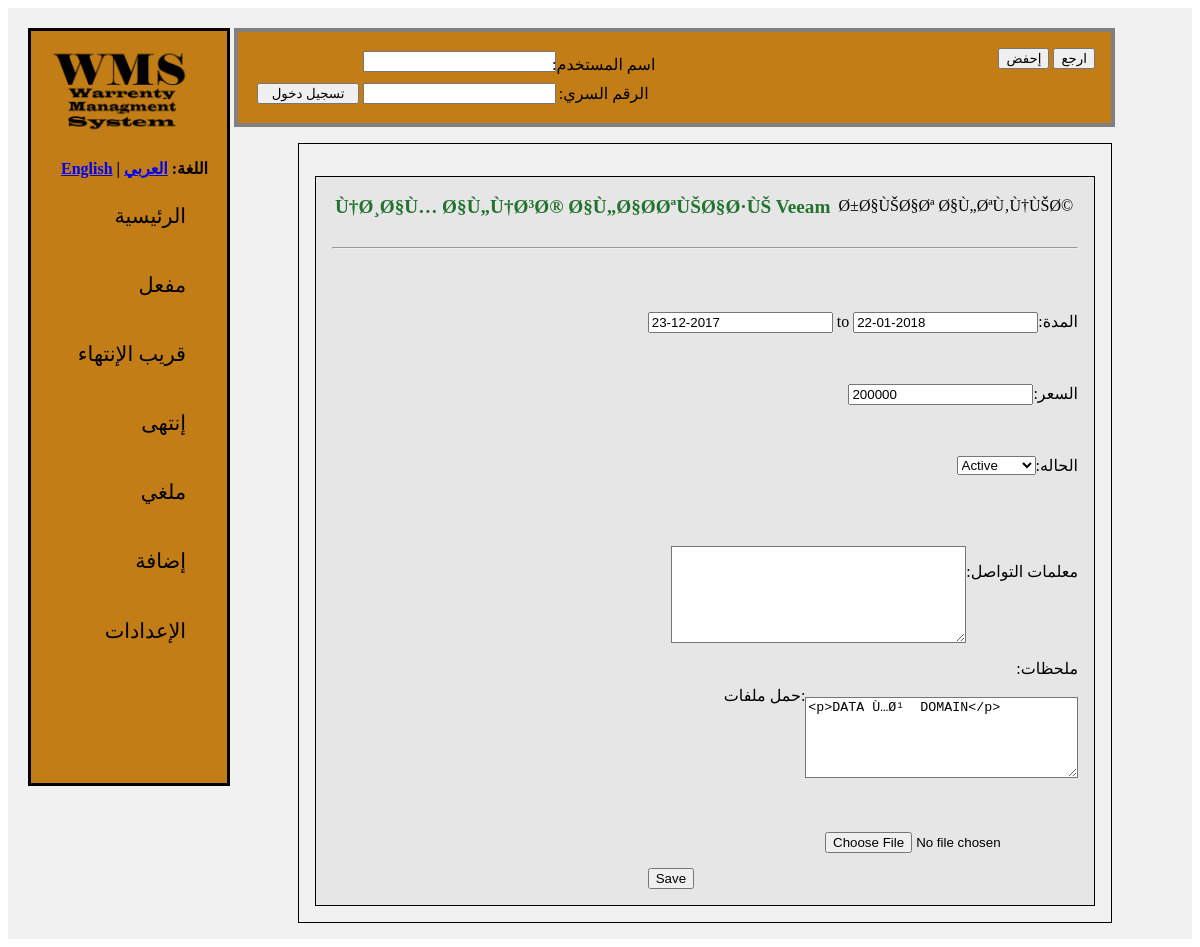
Page /ar/add_entry.php?warranty_id=1 on the committed database.
### tables this page shows
CREATE TABLE `warranty_entries` (
  `id` int(11) NOT NULL,
  `warranty_id` int(11) NOT NULL,
  `product_name` varchar(255) NOT NULL,
  `company_name` varchar(255) NOT NULL,
  `status` varchar(20) NOT NULL DEFAULT 'active',
  `pending_notes` varchar(3000) NOT NULL,
  `price` varchar(50) NOT NULL,
  `contact_info` varchar(1000) NOT NULL,
  `notes` varchar(3000) NOT NULL,
  `files` varchar(1000) NOT NULL,
  `start_date` date NOT NULL,
  `end_date` date NOT NULL,
  `created_by` varchar(50) NOT NULL DEFAULT 'Unspecified',
  `creation_date` date NOT NULL
);

### ar/constants.php (called while the page is built, shortened)
<?php
function get_preferences() {
	return parse_ini_file("preferences.ini");
}
?>

### ar/search_functions.php (called while the page is built, shortened)
<?php
function search_warranties($id, $warranty_id, $product_name, $company_name, $status, $pending_notes, $price, $contact_info, $notes, $date_range, $created_by) {
	include_once 'mysql_connect.php';
	include_once 'constants.php';
	$link = connectDatabase();
	$prefs = get_preferences();
	$search_fields = "";
	$single_search = " end_date IN (SELECT MAX(end_date) FROM ".$prefs['mysql_table_warranties']." GROUP BY warranty_id)";
	if($id != "") {
		$search_fields .= " id = '".bhp($link, $id)."'";
		$single_search = "";
	} else if($warranty_id != "") {
		$search_fields .= " warranty_id = '".bhp($link, $warranty_id)."'";
		$single_search = "";
	}
	$and = "AND";
	if($search_fields == "" || $single_search == "")
		$and = "";
	$query = "SELECT * FROM ".$prefs['mysql_table_warranties']." WHERE ".$single_search." ".$and." ".$search_fields." ORDER BY end_date DESC";
	$result_set = db_query($link, "Anonymous", $query);
	return $result_set;
}
?>

### ar/mysql_connect.php (called while the page is built, shortened)
<?php
	function bhp($link, $dat) {
		return mysqli_escape_string($link, bbhp($dat));
	}
	function bbhp($dat) {
		return addslashes(stripslashes($dat));
	}
	function connectDatabase() {
		include_once "constants.php";
		$prefs = get_preferences();
		return mysqli_connect($prefs['mysql_host'], $prefs['mysql_username'], $prefs['mysql_password'], $prefs['mysql_database']);
	}
	function db_query($link, $username, $query) {
		$result = mysqli_query($link, $query);
		return $result;
	}
?>

### ar/add_entry.php (the view, shortened to what this page needs)
<!DOCTYPE html>
<html>
	<head>
	</head>
	<body>
		<div class="wrapper">
			<?php
				include_once 'header.php';
				include_once 'required_imports.php';
			?>
			<form method="POST" enctype="multipart/form-data">
				<div class="control_menu">
					<?php
					include_once 'login.php';
					?>
					<div class="actions">
						<input type="submit" value="إحفض" name="save"/>
						<input type="submit" value="ارجع" name="back"/>
					</div>
				</div>
				<div class="body_content">
					<?php
						if(isset($_GET['warranty_id']))
						{
							include_once 'mysql_connect.php';
							include_once 'search_functions.php';
							include_once 'constants.php';
							$prefs = get_preferences();
							$id = "";
							$warranty_id = bbhp($_GET['warranty_id']);
							$product_name = "";
							$company_name = "";
							$status = "";
							$pending_notes = "";
							$price = "";
							$contact_info = "";
							$notes = "";
							$date_range = "";
							$created_by = "";
							$result = search_warranties($id, $warranty_id, $product_name, $company_name, $status, $pending_notes, $price, $contact_info, $notes, $date_range, $created_by);
							$warranty = mysqli_fetch_array($result);
							$title_css = "active";
							echo '
								<input type="hidden" name="warranty_id" value="'.$warranty['warranty_id'].'">
								<input type="hidden" name="product_name" value="'.$warranty['product_name'].'">
								<input type="hidden" name="company_name" value="'.$warranty['company_name'].'">
								<div class="entry">
									<div class="content">
										<div class="header">
											<text class="title"> <a href="search.php?warranty_id='.$warranty['warranty_id'].'" class="'.$title_css.'">'.$warranty['product_name'].'</a></text>
											<text class="date">'.$warranty['company_name'].'</text>
										</div><br/><hr/><br/>
										<div class="details"><br/>
											<p style="float: right;"><text style="float: right">:المدة </text> <input type="text" name="start_date" id="start_date" value="'.date($prefs['date_format'], strtotime($warranty['end_date'])).'"/> to <input type="text" name="end_date" id="end_date" value="'.date($prefs['date_format'], strtotime("+30 days ", strtotime($warranty['end_date']))).'"/></p><br/>
											<br/><br/><br/><p style="float: right;"><text style="float: right">:السعر </text>  <input type="text" name="price" value="'.$warranty['price'].'"></input></p><br/>
											<br/><br/><br/><p style="float: right;"><text style="float: right">:الحاله </text>
												<select name="status" id="status">
													<option value="active" selected>Active</option>
													<option value="pending">Pending</option>
													<option value="expired">Expired</option>
													<option value="canceled">Canceled</option>
												</select>
											</p>
											<br/><br/><br/><br/><p style="float: right;"><div id="pending_notes"><p style="padding-left: 80%">:ملاحضات الحالة</p><textarea name="pending_notes" class="pending_notes">'.$warranty['pending_notes'].'</textarea></div></p><br/>
											<p style="float: right;"><div id="contact_info"><p style="float: right;">:معلمات التواصل</p> <textarea name="contact_info" class="contact_info">'.$warranty['contact_info'].'</textarea></div>
											<p style="float: right;"><div class="notes"><p style="float: right;">:ملحظات</p><br/><br/><br/><textarea name="notes" id="notes" class="notes">'.$warranty['notes'].'</textarea></div></p><br/>
										';
										echo '
										<br/><br/><br/><br/><br/><p style="float: right;"> حمل ملفات: </p> <div style="padding-left: 2em">
											<div style="float: right;"><br/><br/><br/><input style="float: right;" type="file" name="fileToUpload" id="fileToUpload"/></div>
										</div>
										<div style="float: left;"><br/><br/><br/><br/><br/><input style="float: right;" type="submit" value="Save" name="save"/></div>
								</div>
								<script>tinymce.init({ selector:\'textarea\' });</script>
							';
						}
					?>
				</div>
			</form>
		</div>
	</body>
</html>

### ar/style.css (style rules this page uses)
.wrapper { width: 100% - 2em; height: 100% - 2em; padding: 2vh; margin: auto; background-color: #f1f1f1; }
.body_content { margin: auto; padding: 1em; overflow: hidden; height: 100%; width: 65vw; border: solid 1px; border-color: black; }
.title a { text-decoration: none; }
.title a.active { color: #23722f; }
.entry { overflow: hidden; width: 100% - 3em; height: 100%; min-height: 50vh; padding: 1em; border: solid 1px; border-color: black; margin: auto; margin-top: 1em; background: #e6e6e6; }
.entry a { text-decoration: none; color: #236672; }
.entry .content { float: right; width: 100%; }
.entry .content .header { width: 100%; overflow: hidden; }
.entry .content .header .title { padding: 3px; color: #404040; font-size: 1.2em; font-weight: bold; float: right; }
.entry .content .header .date { float:left; padding: 0.3em; }
.entry .content .header .title a { text-decoration: none; }
.entry .content .details { margin: auto; font-size: 1em; padding-top: 0.2em; padding-left: 1em; float: right; }
.entry .content .details textarea.notes { float: right; width: 90%; height: 100%; background: white; }
.entry .content .details textarea { height: 1em; float: right; min-width: 20em; }
.entry .content .details .contact_info { float: right; min-height: 75px; }
.entry .content .details .notes { float: right; min-height: 75px; }
.control_menu { float: left; background: #c27d16; margin: auto; overflow: hidden; position: relative; //height: relative; width: 73%; border: solid 4px; //border-left: 0; border-color: gray; padding: 1em; margin-top: 4px; margin-bottom: 1em; }
.control_menu .actions { float: left; }

### style.css (style rules this page uses)
.wrapper { width: 100% - 2em; height: 100% - 2em; padding: 2vh; margin: auto; background-color: #f1f1f1; }
.body_content { margin: auto; padding: 1em; overflow: hidden; height: 100%; width: 65vw; border: solid 1px; border-color: black; }
.title a { text-decoration: none; }
.title a.active { color: #23722f; }
.entry { overflow: hidden; width: 100% - 3em; height: 100%; min-height: 50vh; padding: 1em; border: solid 1px; border-color: black; margin: auto; margin-top: 1em; background: #e6e6e6; }
.entry a { text-decoration: none; color: #236672; }
.entry .content { float: left; width: 100%; }
.entry .content .header { width: 100%; overflow: hidden; }
.entry .content .header .title { padding: 3px; color: #404040; font-size: 1.2em; font-weight: bold; float: left; }
.entry .content .header .date { float:right; padding: 0.3em; }
.entry .content .header .title a { text-decoration: none; }
.entry .content .details { margin: auto; font-size: 1em; padding-top: 0.2em; padding-left: 1em; }
.entry .content .details textarea.notes { width: 90%; height: 100%; background: white; }
.entry .content .details textarea { height: 1em; min-width: 20em; }
.entry .content .details .contact_info { background: white; min-height: 75px; padding: 10px; padding-left: 1em; padding-right: 1em; }
.control_menu { float: left; background: #c27d16; margin: auto; overflow: hidden; position: relative; //height: relative; width: 73%; border: solid 4px; //border-left: 0; border-color: gray; padding: 1em; margin-top: 4px; margin-bottom: 1em; }
.control_menu .actions { float: right; }

### rows in the picture
warranty_entries: product_name "Ù†Ø¸Ø§Ù… Ø§Ù„Ù†Ø³Ø® Ø§Ù„Ø§Ø­ØªÙŠØ§Ø·ÙŠ Veeam", company_name "Ø±Ø§ÙŠØ§Øª Ø§Ù„ØªÙ‚Ù†ÙŠØ©", start_date "23-12-2017", end_date "22-01-2018", price "200000", notes "<p>DATA Ù…Ø¹ DOMAIN</p>"
